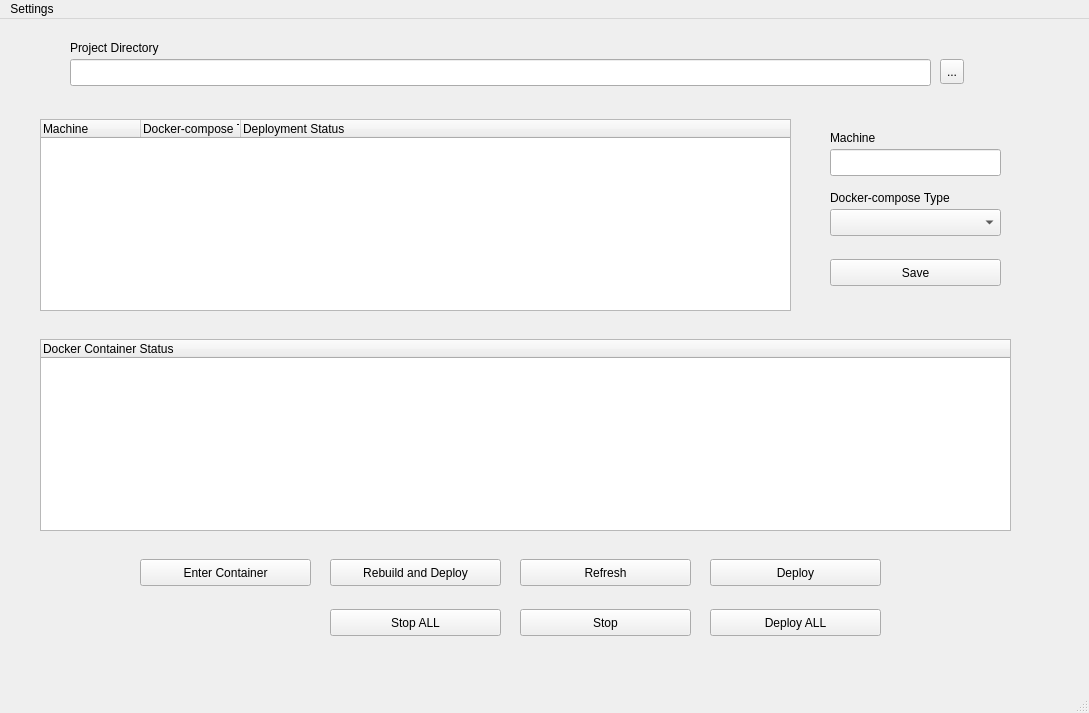
<?xml version="1.0" encoding="UTF-8"?>
<ui version="4.0">
 <class>MainWindowBase</class>
 <widget class="QMainWindow" name="MainWindowBase">
  <property name="geometry">
   <rect>
    <x>0</x>
    <y>0</y>
    <width>1089</width>
    <height>713</height>
   </rect>
  </property>
  <property name="windowTitle">
   <string>MainWindow</string>
  </property>
  <widget class="QWidget" name="centralwidget">
   <widget class="QTreeWidget" name="treeWidgetMachineStatus">
    <property name="geometry">
     <rect>
      <x>40</x>
      <y>100</y>
      <width>751</width>
      <height>192</height>
     </rect>
    </property>
    <column>
     <property name="text">
      <string>Machine</string>
     </property>
    </column>
    <column>
     <property name="text">
      <string>Docker-compose Type</string>
     </property>
    </column>
    <column>
     <property name="text">
      <string>Deployment Status</string>
     </property>
    </column>
   </widget>
   <widget class="QToolButton" name="toolButtonProjectDir">
    <property name="geometry">
     <rect>
      <x>940</x>
      <y>40</y>
      <width>24</width>
      <height>25</height>
     </rect>
    </property>
    <property name="text">
     <string>...</string>
    </property>
   </widget>
   <widget class="QLineEdit" name="lineEditProjectDir">
    <property name="geometry">
     <rect>
      <x>70</x>
      <y>40</y>
      <width>861</width>
      <height>27</height>
     </rect>
    </property>
    <property name="readOnly">
     <bool>true</bool>
    </property>
   </widget>
   <widget class="QLabel" name="label">
    <property name="geometry">
     <rect>
      <x>70</x>
      <y>20</y>
      <width>321</width>
      <height>17</height>
     </rect>
    </property>
    <property name="text">
     <string>Project Directory</string>
    </property>
   </widget>
   <widget class="QTreeWidget" name="treeWidgetDockerContainerStatus">
    <property name="geometry">
     <rect>
      <x>40</x>
      <y>320</y>
      <width>971</width>
      <height>192</height>
     </rect>
    </property>
    <column>
     <property name="text">
      <string>Docker Container Status</string>
     </property>
    </column>
   </widget>
   <widget class="QComboBox" name="comboBox">
    <property name="geometry">
     <rect>
      <x>830</x>
      <y>190</y>
      <width>171</width>
      <height>27</height>
     </rect>
    </property>
   </widget>
   <widget class="QLabel" name="label_2">
    <property name="geometry">
     <rect>
      <x>830</x>
      <y>170</y>
      <width>161</width>
      <height>17</height>
     </rect>
    </property>
    <property name="text">
     <string>Docker-compose Type</string>
    </property>
   </widget>
   <widget class="QLabel" name="label_3">
    <property name="geometry">
     <rect>
      <x>830</x>
      <y>110</y>
      <width>161</width>
      <height>17</height>
     </rect>
    </property>
    <property name="text">
     <string>Machine</string>
    </property>
   </widget>
   <widget class="QLineEdit" name="lineEditMachineName">
    <property name="geometry">
     <rect>
      <x>830</x>
      <y>130</y>
      <width>171</width>
      <height>27</height>
     </rect>
    </property>
    <property name="readOnly">
     <bool>true</bool>
    </property>
   </widget>
   <widget class="QPushButton" name="pushButtonSave">
    <property name="geometry">
     <rect>
      <x>830</x>
      <y>240</y>
      <width>171</width>
      <height>27</height>
     </rect>
    </property>
    <property name="text">
     <string>Save</string>
    </property>
   </widget>
   <widget class="QPushButton" name="pushButtonDeploy">
    <property name="geometry">
     <rect>
      <x>710</x>
      <y>540</y>
      <width>171</width>
      <height>27</height>
     </rect>
    </property>
    <property name="text">
     <string>Deploy</string>
    </property>
   </widget>
   <widget class="QPushButton" name="pushButtonDeloyAll">
    <property name="geometry">
     <rect>
      <x>710</x>
      <y>590</y>
      <width>171</width>
      <height>27</height>
     </rect>
    </property>
    <property name="text">
     <string>Deploy ALL</string>
    </property>
   </widget>
   <widget class="QPushButton" name="pushButtonRebuildDeploy">
    <property name="geometry">
     <rect>
      <x>330</x>
      <y>540</y>
      <width>171</width>
      <height>27</height>
     </rect>
    </property>
    <property name="text">
     <string>Rebuild and Deploy</string>
    </property>
   </widget>
   <widget class="QPushButton" name="pushButtonDeployStopAll">
    <property name="geometry">
     <rect>
      <x>330</x>
      <y>590</y>
      <width>171</width>
      <height>27</height>
     </rect>
    </property>
    <property name="text">
     <string>Stop ALL</string>
    </property>
   </widget>
   <widget class="QPushButton" name="pushButtonDeployRefresh">
    <property name="geometry">
     <rect>
      <x>520</x>
      <y>540</y>
      <width>171</width>
      <height>27</height>
     </rect>
    </property>
    <property name="text">
     <string>Refresh</string>
    </property>
   </widget>
   <widget class="QPushButton" name="pushButtonDeployStop">
    <property name="geometry">
     <rect>
      <x>520</x>
      <y>590</y>
      <width>171</width>
      <height>27</height>
     </rect>
    </property>
    <property name="text">
     <string>Stop</string>
    </property>
   </widget>
   <widget class="QPushButton" name="pushButtonEnterContainer">
    <property name="geometry">
     <rect>
      <x>140</x>
      <y>540</y>
      <width>171</width>
      <height>27</height>
     </rect>
    </property>
    <property name="text">
     <string>Enter Container</string>
    </property>
   </widget>
  </widget>
  <widget class="QMenuBar" name="menubar">
   <property name="geometry">
    <rect>
     <x>0</x>
     <y>0</y>
     <width>1089</width>
     <height>25</height>
    </rect>
   </property>
   <widget class="QMenu" name="menuSettings">
    <property name="title">
     <string>Settings</string>
    </property>
    <addaction name="actionCreate_Rsa_Key"/>
   </widget>
   <addaction name="menuSettings"/>
  </widget>
  <widget class="QStatusBar" name="statusbar"/>
  <action name="actionCreate_Rsa_Key">
   <property name="text">
    <string>Create SSH Rsa Key</string>
   </property>
  </action>
 </widget>
 <resources/>
 <connections/>
</ui>
